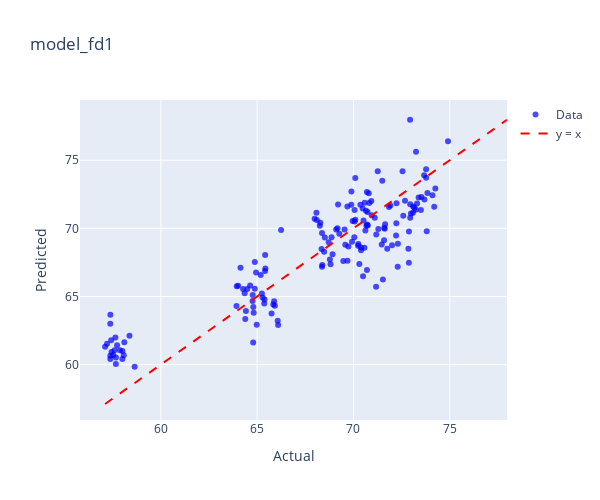
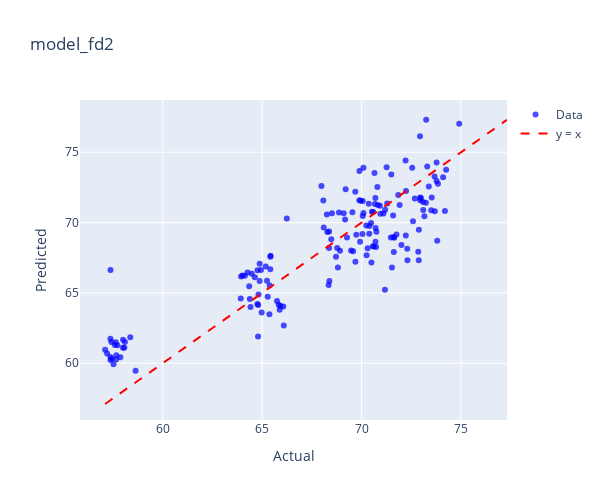
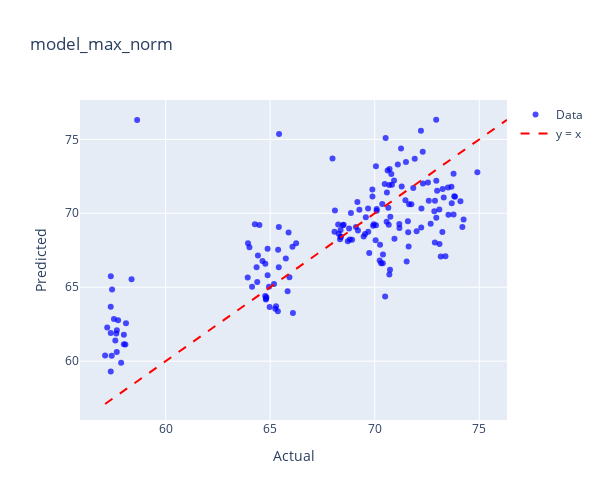
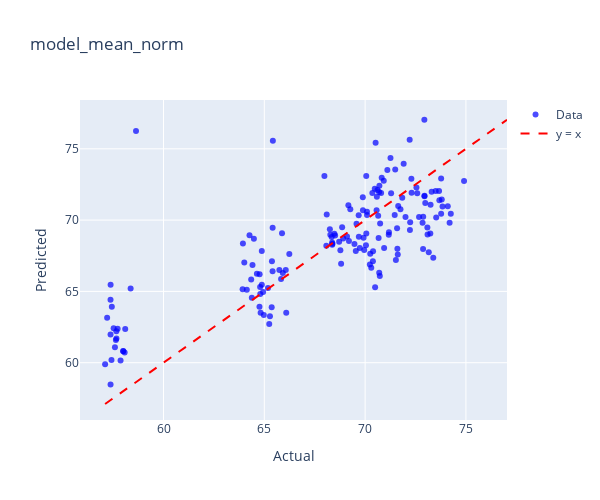

Notebook cell for these charts, in order:
### Code cell
model_dict = {
    'model_fd1': (model_fd1, lemak_fd1),
    'model_fd2': (model_fd2, lemak_fd2),
    'model_max_norm': (model_max_norm, lemak_max_norm),
    'model_mean_norm': (model_mean_norm, lemak_mean_norm),
    'model_msc': (model_msc, lemak_msc),
    'model_ori': (model_ori, lemak_ori),
    'model_range_norm': (model_range_norm, lemak_range_norm),
    'model_sg1': (model_sg1, lemak_sg1),
    'model_sg2': (model_sg2, lemak_sg2),
    'model_snv': (model_snv, lemak_snv),
}

for name, (model, data) in model_dict.items():
    print(f"Plotting for {name}")
    plot_actual_vs_predicted_plotly(model, data, 'LEMAK',name)

### Figure 1 — Plotly figure (JSON) as saved in the notebook; plotly's stock layout.template omitted (floating-point values rounded to 4 significant figures; data arrays with more than 128 entries replaced by an {"elided": "..."} marker saying what was removed)
{"data": [{"hovertemplate": "Index: %{text}<br>Actual: %{x}<br>Predicted: %{y}<extra></extra>", "marker": {"color": "blue", "opacity": 0.7, "size": 6}, "mode": "markers", "name": "Data", "text": {"elided": "163 str values"}, "type": "scatter", "x": {"elided": "163 float values"}, "y": {"elided": "163 float values"}}, {"line": {"color": "red", "dash": "dash"}, "mode": "lines", "name": "y = x", "type": "scatter", "x": [57.1, 77.97], "y": [57.1, 77.97]}], "layout": {"height": 500, "title": {"text": "model_fd1"}, "width": 600, "xaxis": {"title": {"text": "Actual"}}, "yaxis": {"title": {"text": "Predicted"}}}}

### Figure 2 — Plotly figure (JSON) as saved in the notebook; plotly's stock layout.template omitted (floating-point values rounded to 4 significant figures; data arrays with more than 128 entries replaced by an {"elided": "..."} marker saying what was removed)
{"data": [{"hovertemplate": "Index: %{text}<br>Actual: %{x}<br>Predicted: %{y}<extra></extra>", "marker": {"color": "blue", "opacity": 0.7, "size": 6}, "mode": "markers", "name": "Data", "text": {"elided": "163 str values"}, "type": "scatter", "x": {"elided": "163 float values"}, "y": {"elided": "163 float values"}}, {"line": {"color": "red", "dash": "dash"}, "mode": "lines", "name": "y = x", "type": "scatter", "x": [57.1, 77.31], "y": [57.1, 77.31]}], "layout": {"height": 500, "title": {"text": "model_fd2"}, "width": 600, "xaxis": {"title": {"text": "Actual"}}, "yaxis": {"title": {"text": "Predicted"}}}}

### Figure 3 — Plotly figure (JSON) as saved in the notebook; plotly's stock layout.template omitted (floating-point values rounded to 4 significant figures; data arrays with more than 128 entries replaced by an {"elided": "..."} marker saying what was removed)
{"data": [{"hovertemplate": "Index: %{text}<br>Actual: %{x}<br>Predicted: %{y}<extra></extra>", "marker": {"color": "blue", "opacity": 0.7, "size": 6}, "mode": "markers", "name": "Data", "text": {"elided": "163 str values"}, "type": "scatter", "x": {"elided": "163 float values"}, "y": {"elided": "163 float values"}}, {"line": {"color": "red", "dash": "dash"}, "mode": "lines", "name": "y = x", "type": "scatter", "x": [57.1, 76.33], "y": [57.1, 76.33]}], "layout": {"height": 500, "title": {"text": "model_max_norm"}, "width": 600, "xaxis": {"title": {"text": "Actual"}}, "yaxis": {"title": {"text": "Predicted"}}}}

### Figure 4 — Plotly figure (JSON) as saved in the notebook; plotly's stock layout.template omitted (floating-point values rounded to 4 significant figures; data arrays with more than 128 entries replaced by an {"elided": "..."} marker saying what was removed)
{"data": [{"hovertemplate": "Index: %{text}<br>Actual: %{x}<br>Predicted: %{y}<extra></extra>", "marker": {"color": "blue", "opacity": 0.7, "size": 6}, "mode": "markers", "name": "Data", "text": {"elided": "163 str values"}, "type": "scatter", "x": {"elided": "163 float values"}, "y": {"elided": "163 float values"}}, {"line": {"color": "red", "dash": "dash"}, "mode": "lines", "name": "y = x", "type": "scatter", "x": [57.1, 77.04], "y": [57.1, 77.04]}], "layout": {"height": 500, "title": {"text": "model_mean_norm"}, "width": 600, "xaxis": {"title": {"text": "Actual"}}, "yaxis": {"title": {"text": "Predicted"}}}}
